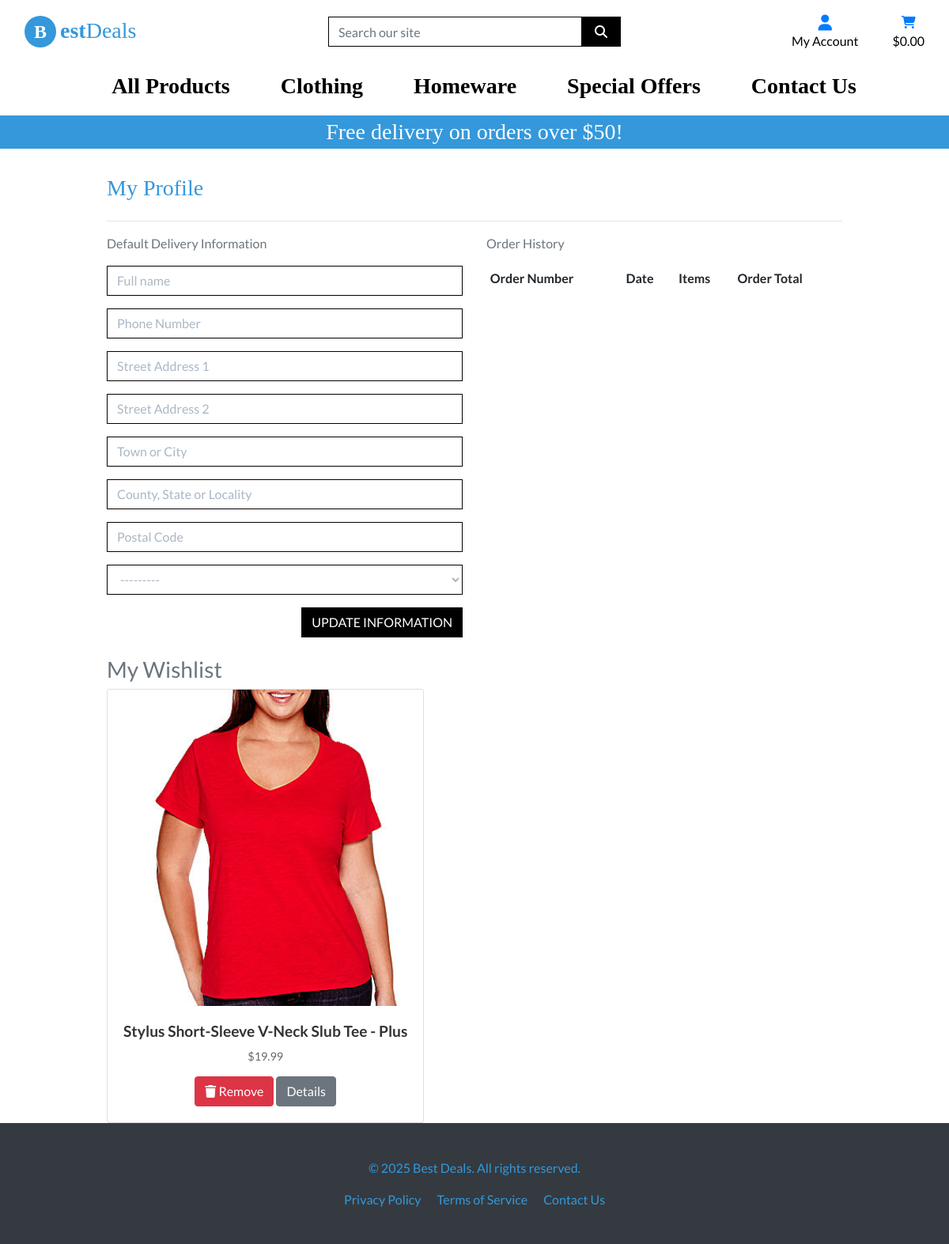
Before: /profile/ (signed in) with the older database file.
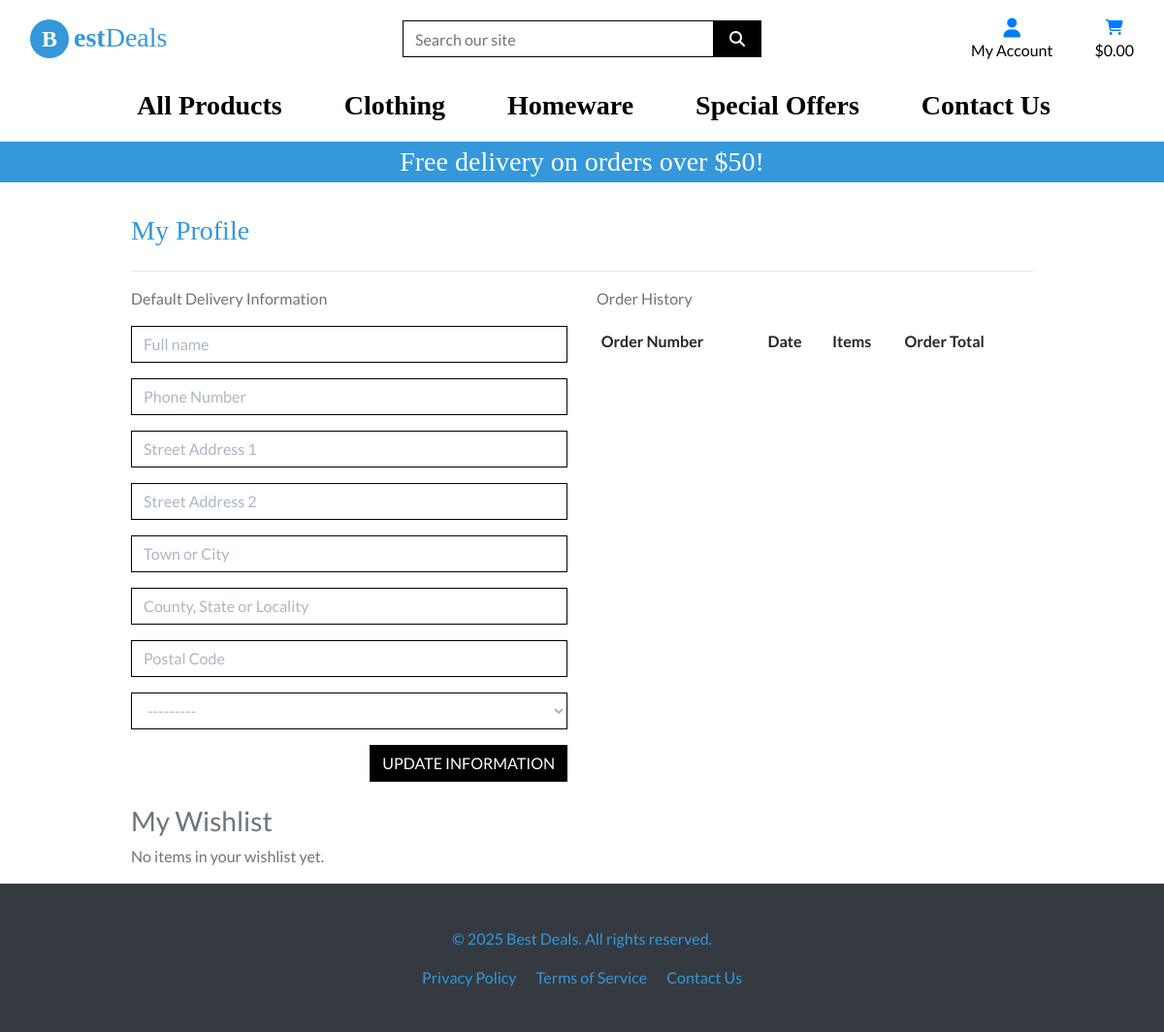
After: the same page with the newer database file.
### profiles/models.py (models this page shows, shortened)
class UserProfile(models.Model):
    user = models.OneToOneField(User, on_delete=models.CASCADE)
    get_full_name = models.CharField(max_length=20, null=True, blank=True)
    default_phone_number = models.CharField(max_length=20, null=True, blank=True)
    default_street_address1 = models.CharField(max_length=80, null=True, blank=True)
    default_street_address2 = models.CharField(max_length=80, null=True, blank=True)
    default_town_or_city = models.CharField(max_length=40, null=True, blank=True)
    default_county = models.CharField(max_length=80, null=True, blank=True)
    default_postcode = models.CharField(max_length=20, null=True, blank=True)
    default_country = CountryField(blank_label='Country', null=True, blank=True)

class Wishlist(models.Model):
    user = models.ForeignKey(UserProfile, on_delete=models.CASCADE, related_name="wishlist")
    product = models.ForeignKey(Product, on_delete=models.SET_NULL, null=True)
    added_on = models.DateTimeField(auto_now_add=True)

### products/models.py (models this page shows, shortened)
class Product(models.Model):
    category = models.ForeignKey('Category', null=True, blank=True, on_delete=models.SET_NULL)
    sku = models.CharField(max_length=254, null=True, blank=True)
    name = models.CharField(max_length=254)
    description = models.TextField()
    has_sizes = models.BooleanField(default=False, null=True, blank=True)
    price = models.DecimalField(max_digits=6, decimal_places=2)
    rating = models.DecimalField(max_digits=6, decimal_places=2, null=True, blank=True)
    image_url = models.URLField(max_length=1024, null=True, blank=True)
    image = models.ImageField(null=True, blank=True)
    vat_applicable = models.BooleanField(default=False)

### profiles/views.py (the view)
# urls.py: path('profile/', include('profiles.urls')),
@login_required
def profile(request):
    profile = get_object_or_404(UserProfile, user=request.user)
    if request.method == 'POST':
        form = UserProfileForm(request.POST, instance=profile)
        if form.is_valid():
            form.save()
            messages.success(request, 'Profile updated successfully')
        else:
            messages.error(request, 'Update failed. Please ensure the form is valid.')
    else:
        form = UserProfileForm(instance=profile)
    orders = Order.objects.filter(user_profile=profile)
    wishlist_items = Wishlist.objects.filter(user=profile)
    template = 'profiles/profile.html'
    context = {
        'form': form,
        'orders': orders,
        'wishlist': wishlist_items,
        'on_profile_page': True
    }
    return render(request, template, context)

### profiles/forms.py
class UserProfileForm(forms.ModelForm):
    class Meta:
        model = UserProfile
        exclude = ('user',)
    def __init__(self, *args, **kwargs):
        super().__init__(*args, **kwargs)
        placeholders = {
            'get_full_name' : 'Full name',
            'default_phone_number': 'Phone Number',
            'default_postcode': 'Postal Code',
            'default_town_or_city': 'Town or City',
            'default_street_address1': 'Street Address 1',
            'default_street_address2': 'Street Address 2',
            'default_county': 'County, State or Locality',
        }
        self.fields['default_phone_number'].widget.attrs['autofocus'] = True
        for field in self.fields:
            if field != 'default_country':
                if self.fields[field].required:
                    placeholder = f'{placeholders[field]} *'
                else:
                    placeholder = placeholders[field]
                self.fields[field].widget.attrs['placeholder'] = placeholder
            self.fields[field].widget.attrs['class'] = 'border-black rounded-0 profile-form-input'
            self.fields[field].label = False

### bag/contexts.py (called while the page is built, shortened)
def bag_contents(request):
    bag_items = []
    total = Decimal('0.00')
    product_count = 0
    bag = request.session.get('bag', {})
    vat_total = Decimal('0.00')  # ✅ Track VAT separately
    if total > 0 and total < settings.FREE_DELIVERY_THRESHOLD:
        delivery = total * Decimal(settings.STANDARD_DELIVERY_PERCENTAGE / 100)
    else:
        delivery = Decimal('0.00')
    grand_total = total + vat_total + delivery
    context = {
        'bag_items': bag_items,
        'total': total,
        'product_count': product_count,
        'vat': vat_total,  # ✅ Only count VAT for applicable products
        'delivery': delivery,
        'free_delivery_delta': settings.FREE_DELIVERY_THRESHOLD - total,
        'free_delivery_threshold': settings.FREE_DELIVERY_THRESHOLD,
        'grand_total': grand_total,
    }
    return context

### profiles/templates/profiles/profile.html (shortened to what this page needs)
{% extends "base.html" %}
{% load static %}
{% load bag_tools %}
{% block extra_css %}
    <link rel="stylesheet" href="{% static 'profiles/css/profile.css' %}">
{% endblock %}
{% block content %}
<div class="container">
    <div class="row">
        <div class="col">
            <h2 class="logo-font mb-4 just-ma">My Profile</h2>
            <hr>
        </div>
    </div>
    <div class="row">
        <div class="col-12 col-lg-6">
            <p class="text-muted">Default Delivery Information</p>
            <form class="mt-3" action="{% url 'profile' %}" method="POST" id="profile-update-form">
                {{ form|crispy }}
                <button class="btn btn-black rounded-0 text-uppercase float-right">Update Information</button>
            </form>
        </div>
        <div class="col-12 col-lg-6">
            <p class="text-muted">Order History</p>
            <div class="order-history table-responsive">
                <table class="table table-sm table-borderless">
                    <thead>
                        <tr>
                            <th>Order Number</th>
                            <th>Date</th>
                            <th>Items</th>
                            <th>Order Total</th>
                        </tr>
                    </thead>
                </table>
            </div>
        </div>
    </div>
<div class="row mt-4">
    <div class="col-12">
        <h3 class="text-muted">My Wishlist</h3>
        <div class="wishlist-items d-flex flex-wrap">
            {% if wishlist %}
                {% for item in wishlist %}
                    {% if item.product %}
                        <div class="wishlist-card card">
                            <a href="{% url 'product_detail' item.product.id %}">
                                {% if item.product.image %}
                                    <img class="card-img-top w-100" src="{{ item.product.image.url }}" alt="{{ item.product.name }}">
                                {% else %}
                                    <img class="card-img-top w-100" src="{{ MEDIA_URL }}noimage.png" alt="{{ item.product.name }}">
                                {% endif %}
                            </a>
                            <div class="card-body text-center">
                                <h5 class="card-title">{{ item.product.name }}</h5>
                                <p class="card-text">${{ item.product.price }}</p>
                                <div class="wishlist-buttons">
                                    <a href="{% url 'remove_from_wishlist' item.product.id %}" class="btn btn-danger">
                                        <i class="fas fa-trash"></i> Remove
                                    </a>
                                    <a href="{% url 'product_detail' item.product.id %}" class="btn btn-secondary">
                                        Details
                                    </a>
                                </div>
                            </div>
                        </div>
                    {% endif %}
                {% endfor %}
            {% else %}
                <p class="text-muted">No items in your wishlist yet.</p>
            {% endif %}
        </div>
    </div>
</div>
</div>
{% endblock %}

### templates/base.html (shortened to what this page needs)
{% load static %}
<!doctype html>
<html lang="en">
<head>
    {% block corecss %}
    <link rel="stylesheet" href="https://stackpath.bootstrapcdn.com/bootstrap/4.4.1/css/bootstrap.min.css"
>
    <link rel="stylesheet" href="{% static 'css/base.css' %}">
    {% endblock %}
    {% block extra_css %}{% endblock %}
</head>
<body class="d-flex flex-column min-vh-100">
    <header class="container-fluid fixed-top">
        <div id="topnav" class="row bg-white pt-lg-2 d-none d-lg-flex">
            <div class="col-12 col-lg-4 my-auto py-1 py-lg-0 text-center text-lg-left">
                <a href="{% url 'home' %}" class="nav-link main-logo-link">
                    <h2 class="logo-font text-blue my-0"><strong> <span class="circle">B</span>est</strong>Deals</h2>
                </a>
            </div>
            <div class="col-12 col-lg-4 my-auto py-1 py-lg-0">
                <form method="GET" action="{% url 'products' %}">
                    <div class="input-group w-100">
                        <input class="form-control border border-black rounded-0" type="text" name="q"
                            placeholder="Search our site">
                        <div class="input-group-append">
                            <button class="form-control btn btn-black border border-black rounded-0" type="submit">
                                <span class="icon">
                                    <i class="fas fa-search"></i>
                                </span>
                            </button>
                        </div>
                    </div>
                </form>
            </div>
            <div class="col-12 col-lg-4 my-auto py-1 py-lg-0">
                <ul class="list-inline list-unstyled text-center text-lg-right my-0">
                    <li class="list-inline-item dropdown">
                        <a class="text-black nav-link" href="#" id="user-options" data-toggle="dropdown">
                            <div class="text-center">
                                <div><i class="fas fa-user fa-lg text-primary"></i></div>
                                <p class="my-0">My Account</p>
                            </div>
                        </a>
                    </li>
                    <li class="list-inline-item">
                        <a class="{% if grand_total %}text-info font-weight-bold{% else %}text-black{% endif %} nav-link"
                            href="{% url 'view_bag' %}">
                            <div class="text-center">
                                <div><i class="fa-solid fa-cart-shopping text-primary"></i></div>
                                <p class="my-0">
                                    {% if grand_total %}
                                    ${{ grand_total|floatformat:2 }}
                                    {% else %}
                                    $0.00
                                    {% endif %}
                                </p>
                            </div>
                        </a>
                    </li>
                </ul>
            </div>
        </div>
        <div class="row bg-white">
            <nav class="navbar navbar-expand-lg navbar-light w-100">
                {% include 'includes/main-nav.html' %}
            </nav>
        </div>
        <div id="delivery-banner" class="row text-center">
            <div class="col bg-blue text-white">
                <h4 class="logo-font my-1 text-white">Free delivery on orders over ${{ free_delivery_threshold }}!</h4>
            </div>
        </div>
    </header>
    <main class="flex-grow-1">
        {% block content %}{% endblock %}
    </main>
    {% include 'includes/footer.html' %}
</body>
</html>

### templates/includes/main-nav.html (shortened to what this page needs)
<div class="collapse navbar-collapse" id="main-nav">
    <ul class="navbar-nav w-auto mx-auto">
        <li class="nav-item dropdown">
            <a class="logo-font font-weight-bold nav-link text-black mr-5" href="#" id="all-products-link"
                data-toggle="dropdown" aria-haspopup="true" aria-expanded="false">
                All Products
            </a>
        </li>
        <li class="nav-item dropdown">
            <a class="logo-font font-weight-bold nav-link text-black mr-5" href="#" id="clothing-link"
                data-toggle="dropdown" aria-haspopup="true" aria-expanded="false">
                Clothing
            </a>
        </li>
        <li class="nav-item dropdown">
            <a class="logo-font font-weight-bold nav-link text-black mr-5" href="#" id="homeware-link"
                data-toggle="dropdown" aria-haspopup="true" aria-expanded="false">
                Homeware
            </a>
        </li>
        <li class="nav-item dropdown">
            <a class="logo-font font-weight-bold nav-link text-black" href="#" id="specials-link" data-toggle="dropdown"
                aria-haspopup="true" aria-expanded="false">
                Special Offers
            </a>
        </li>
        <li class="nav-item con-us">
            <a href="{% url 'contact' %}" class="logo-font font-weight-bold nav-link text-black" id="specials-link">
                Contact Us
            </a>
        </li>
    </ul>
</div>

### templates/includes/footer.html
<footer class="footer mt-auto">
    <div class="container text-center py-4">
        <p>&copy; 2025 Best Deals. All rights reserved.</p>
        <ul class="footer-links">
            <li><a href="#">Privacy Policy</a></li>
            <li><a href="#">Terms of Service</a></li>
            <li><a href="#">Contact Us</a></li>
        </ul>
    </div>
</footer>

### static/css/base.css (style rules this page uses)
html { height: 100%; }
body { background-size: cover; height: calc(50% - 164px); color: #555; font-family: 'Lato'; }
.icon { align-items: center; display: inline-flex; justify-content: center; height: 1.5rem; width: 1.5rem; }
.logo-font { font-family: 'Leckerli One', cursive; font-size: 28px; color: #3498db; }
.just-ma { margin-top: 200px; }
.circle { display: inline-block; width: 40px; height: 40px; line-height: 40px; text-align: center; background-color: #3498db; color: white; font-size: 24px; border-radius: 50%; font-weight: bold; margin-right: 5px; font-family: 'Leckerli One', cursive; }
.main-logo-link { width: fit-content; }
.btn-black { background: black; color: white; }
.text-black { color: #000 !important; }
.border-black { border: 1px solid black !important; }
.bg-blue { background-color: #3498db; }
.con-us { margin-left: 48px; }
@media (min-width: 1200px) { .container { max-width: 80%; } }

### profiles/static/profiles/css/profile.css (style rules this page uses)
.order-history { max-height: 416px; overflow-y: auto; }
#profile-update-form .form-control { color: #000; }
#profile-update-form input::placeholder { color: #aab7c4; }
#id_default_country, #id_default_country option:not(:first-child) { color: #000; }
#id_default_country option:first-child { color: #aab7c4; }
.footer { background-color: #343a40; color: #3498db; padding: 20px 0; border-top: 1px solid #444; margin-bottom: 0; }
.footer a { color: #3498db; text-decoration: none; transition: color 0.3s ease; }
.footer-links { list-style: none; padding: 0; margin: 10px 0 0; display: flex; justify-content: center; gap: 20px; }
.footer-links li { display: inline-block; }

Changed rows visible on the page:
removed Wishlist: product.image (picture), product.name "Stylus Short-Sleeve V-Neck Slub Tee - Plus", product.price "19.99"
Other visible differences:
text now shown: "No items in your wishlist yet."
